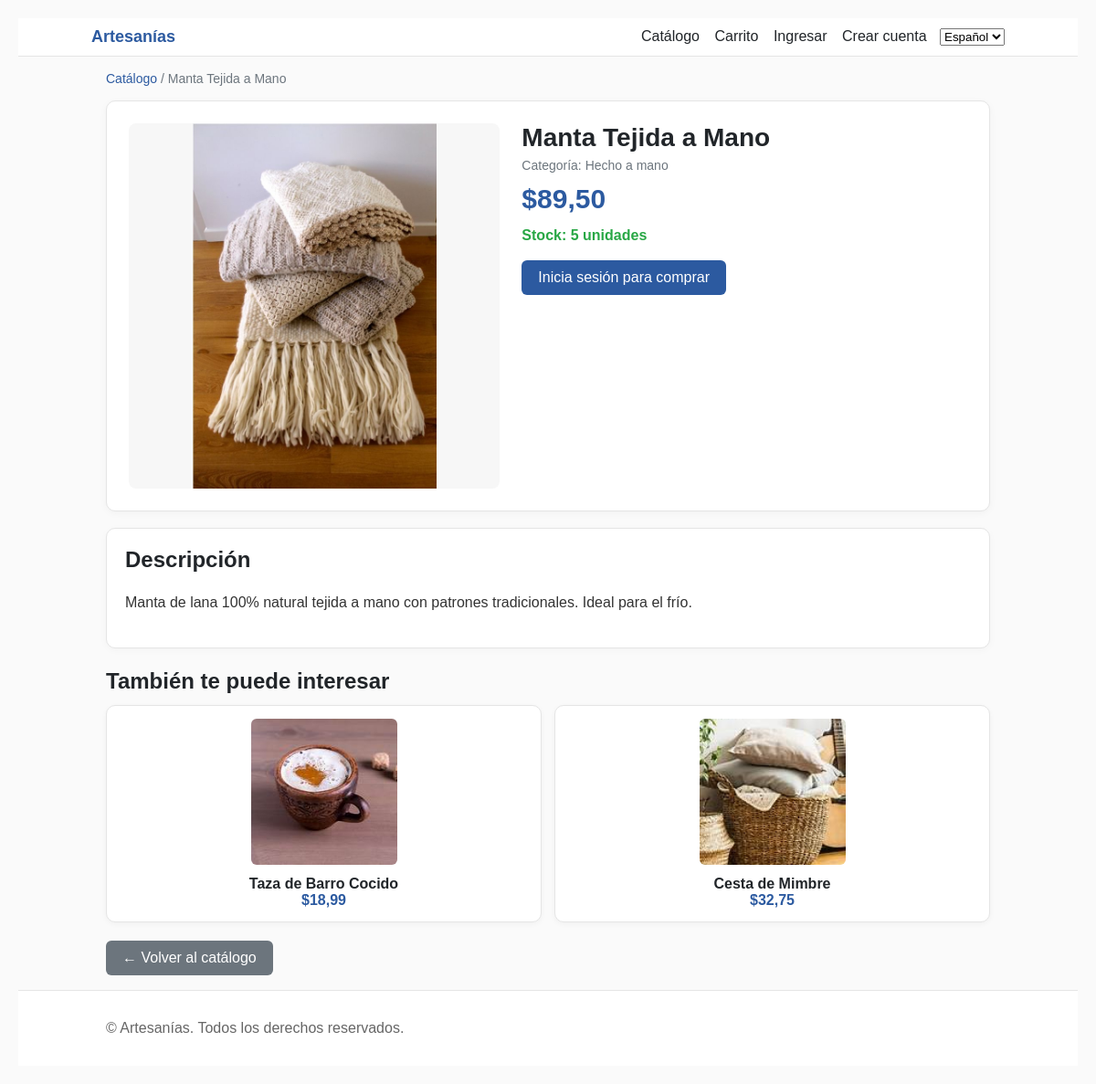
The app's page /es/producto/2/?next=/es/ with its own data.
### store/models.py (models this page shows, shortened)
class Producto(models.Model):
    nombre = models.CharField(max_length=100)
    descripcion = models.TextField()
    precio = models.DecimalField(max_digits=10, decimal_places=2)
    imagen = models.ImageField(upload_to='productos/', blank=True, null=True)
    stock = models.PositiveIntegerField(default=0)
    fecha_creacion = models.DateTimeField(auto_now_add=True)
    categoria = models.ForeignKey('Categoria', null=True, blank=True, on_delete=models.SET_NULL)

class Categoria(models.Model):
    nombre = models.CharField(max_length=100, unique=True)
    descripcion = models.TextField(blank=True)
    fecha_creacion = models.DateTimeField(auto_now_add=True)

### store/views.py (the view)
# urls.py: path('producto/<int:pk>/', views.product_detail, name='product_detail'),
def product_detail(request, pk):
    producto = get_object_or_404(Producto, pk=pk)
    relacionados = Producto.objects.none()
    if producto.categoria_id:
        relacionados = (Producto.objects
                         .filter(categoria_id=producto.categoria_id)
                         .exclude(pk=producto.pk)
                         .order_by('-fecha_creacion')[:4])
    contexto = {
        'producto': producto,
        'relacionados': relacionados,
    }
    return render(request, 'store/product_detail.html', contexto)

### templates/store/product_detail.html (shortened to what this page needs)
{% extends 'base.html' %}
{% load i18n %}
{% block content %}
  <div class="breadcrumbs">
    {% if request.GET.next %}
      <a href="{{ request.GET.next }}">{% trans 'Catálogo' %}</a> / <span>{{ producto.nombre }}</span>
    {% else %}
      <a href="{% url 'product_list' %}">{% trans 'Catálogo' %}</a> / <span>{{ producto.nombre }}</span>
    {% endif %}
  </div>
  <div class="product-card">
    <div class="image-wrap">
      {% if producto.imagen %}
        <img src="{{ producto.imagen.url }}" alt="{{ producto.nombre }}" loading="lazy" width="600" height="400">
      {% else %}
        <div class="no-image">📷 Sin imagen</div>
      {% endif %}
    </div>
    <div>
      <h1 class="title">{{ producto.nombre }}</h1>
      {% if producto.categoria %}
        <div class="category">{% trans 'Categoría' %}: {{ producto.categoria.nombre }}</div>
      {% endif %}
      <div class="price">${{ producto.precio }}</div>
      {% if producto.stock > 0 %}
        <div class="stock-ok">{% trans 'Stock' %}: {{ producto.stock }} {% trans 'unidades' %}</div>
      {% else %}
        <div class="stock-bad">{% trans 'Sin stock' %}</div>
      {% endif %}
      <div class="card-footer">
        {% if user.is_authenticated %}
          {% if producto.stock > 0 %}
            <form method="post" action="{% url 'add_to_cart' producto.pk %}">
              {% csrf_token %}
              <div class="controls">
                <input class="qty" type="number" name="cantidad" value="1" min="1" max="{{ producto.stock }}">
                <button type="submit" class="btn btn-primary">🛒 {% trans 'Añadir al carrito' %}</button>
                <a class="btn btn-secondary" href="{% url 'view_cart' %}{% if request.GET.next %}?next={{ request.GET.next|urlencode }}{% else %}?next={{ request.get_full_path|urlencode }}{% endif %}">{% trans 'Ver carrito' %}</a>
              </div>
            </form>
          {% else %}
            <div class="stock-bad">{% trans 'Este producto no está disponible actualmente.' %}</div>
          {% endif %}
        {% else %}
          <div style="margin-top:10px;">
            <a href="{% url 'login' %}" class="btn btn-primary">{% trans 'Inicia sesión para comprar' %}</a>
          </div>
        {% endif %}
      </div>
    </div>
  </div>
  <div style="background:#fff; border:1px solid #e5e5e5; border-radius: 10px; padding: 20px; margin-top: 18px; box-shadow: 0 2px 8px rgba(0,0,0,0.03);">
    <h2 style="margin-top:0; color:#212529;">{% trans 'Descripción' %}</h2>
    <p class="desc">{{ producto.descripcion }}</p>
  </div>
  {% if relacionados %}
  <div style="margin-top: 22px;">
    <h2 style="margin: 0 0 12px 0; color:#212529;">{% trans 'También te puede interesar' %}</h2>
    <div style="display:grid; grid-template-columns: repeat(auto-fit, minmax(220px, 1fr)); gap: 14px;">
      {% for r in relacionados %}
      <a href="{% url 'product_detail' r.pk %}{% if request.GET.next %}?next={{ request.GET.next|urlencode }}{% endif %}" style="text-decoration:none; color:inherit;">
        <div style="background:#fff; border:1px solid #e5e5e5; border-radius:10px; padding:14px; text-align:center; box-shadow: 0 2px 6px rgba(0,0,0,0.04);">
          {% if r.imagen %}
            <img src="{{ r.imagen.url }}" alt="{{ r.nombre }}" loading="lazy" width="160" height="160" style="max-width: 160px; max-height: 160px; object-fit: cover; border-radius:6px;">
          {% else %}
            <div style="width:160px; height:160px; background:#f0f0f0; display:flex; align-items:center; justify-content:center; color:#888; border-radius:6px; margin: 0 auto;">📷</div>
          {% endif %}
          <div style="font-weight:bold; margin-top:8px;">{{ r.nombre }}</div>
          <div style="color:#2c5aa0; font-weight:bold;">${{ r.precio }}</div>
        </div>
      </a>
      {% endfor %}
    </div>
  </div>
  {% endif %}
  <div style="margin-top: 20px;">
    {% if request.GET.next %}
      <a href="{{ request.GET.next }}" class="btn btn-secondary">← {% trans 'Volver al catálogo' %}</a>
    {% else %}
      <a href="{% url 'product_list' %}" class="btn btn-secondary">← {% trans 'Volver al catálogo' %}</a>
    {% endif %}
  </div>
</div>
{% endblock %}

### templates/base.html (style rules this page uses)
:root { --primary:#2c5aa0; --primary-dark:#1e3d6f; --success:#28a745; --danger:#dc3545; --muted:#6c757d; }
* { box-sizing: border-box; }
html, body { margin:0; padding:0; font-family: Arial, sans-serif; background:#fafafa; color:#212529; }
a { color: var(--primary); }
.btn { padding:10px 16px; border:none; border-radius:6px; cursor:pointer; display:inline-block; text-decoration:none; }
.btn-primary { background: var(--primary); color:#fff; }
.btn-secondary { background: var(--muted); color:#fff; }

### templates/store/product_detail.html (style rules this page uses)
body { font-family: Arial, sans-serif; margin: 20px; background-color: #fafafa; }
.breadcrumbs { margin-bottom: 16px; font-size: 14px; color: #6c757d; }
.breadcrumbs a { color: #2c5aa0; text-decoration: none; }
.product-card { background: #fff; border: 1px solid #e5e5e5; border-radius: 10px; padding: 24px; display: grid; grid-template-columns: 1fr 1.2fr; gap: 24px; box-shadow: 0 2px 8px rgba(0,0,0,0.04); }
.image-wrap { display: flex; align-items: center; justify-content: center; background: #f7f7f7; border-radius: 8px; min-height: 360px; }
.image-wrap img { max-width: 100%; max-height: 400px; object-fit: contain; border-radius: 6px; }
.title { margin: 0 0 6px 0; font-size: 28px; color: #212529; }
.category { margin: 0 0 12px 0; color: #6c757d; font-size: 14px; }
.price { font-size: 30px; color: #2c5aa0; font-weight: bold; margin: 10px 0 14px 0; }
.stock-ok { color: #28a745; font-weight: bold; }
.desc { color: #333; line-height: 1.6; white-space: pre-wrap; }
.btn { padding: 10px 18px; border: none; border-radius: 6px; cursor: pointer; }
.btn-primary { background-color: #2c5aa0; color: #fff; }
.btn-secondary { background-color: #6c757d; color: #fff; text-decoration: none; display: inline-block; }
.card-footer { margin-top: 18px; }

### records on screen
Producto: nombre "Manta Tejida a Mano", imagen (picture), categoria.nombre "Hecho a mano", precio "89,50", stock "5", descripcion "Manta de lana 100% natural tejida a mano con patrones tradicionales. Ideal para el frío."
Producto: imagen (picture), nombre "Taza de Barro Cocido", precio "18,99"
Producto: imagen (picture), nombre "Cesta de Mimbre", precio "32,75"

### other values on screen
form field language "Español"
